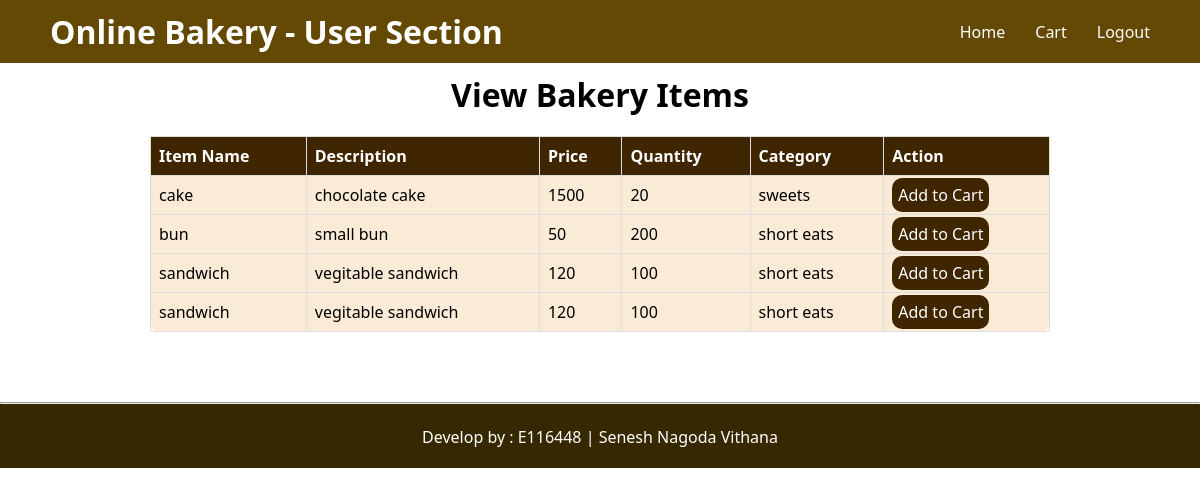
Screenshot of /user_section/home.php (signed in) with the database file from the repository.
### tables this page shows
CREATE TABLE `bakery` (
  `b_id` int(11) NOT NULL,
  `b_name` varchar(30) NOT NULL,
  `b_description` varchar(255) NOT NULL,
  `b_price` int(11) NOT NULL,
  `b_qty` int(11) NOT NULL,
  `b_category` varchar(50) NOT NULL
);

### user_section/home.php (the view, shortened to what this page needs)
<?php
include("../database/connection.php");
$sql = "SELECT * FROM bakery";
$result = mysqli_query($conn, $sql);
?>
<!DOCTYPE html>
<html lang="en">
<head>
    <link rel="stylesheet" href="style.css" />
</head>
<body>
    <div>
        <?php
        include("header.php");
        ?>
    </div>
    <div class="register_main">
        <div>
            <h1 class="title">View Bakery Items</h1>
        </div>
        <div class="view_bakery">
            <table border="1">
                <thead>
                    <tr>
                        <th>Item Name</th>
                        <th>Description</th>
                        <th>Price</th>
                        <th>Quantity</th>
                        <th>Category</th>
                        <th>Action</th>
                    </tr>
                </thead>
                <tbody>
                    <?php
                    if (mysqli_num_rows($result) > 0) {
                        while ($row = mysqli_fetch_assoc($result)) {
                            echo "<tr>";
                            echo "<td>" . htmlspecialchars($row['b_name'])  . "</td>";
                            echo "<td>" . htmlspecialchars($row['b_description'])  . "</td>";
                            echo "<td>" . htmlspecialchars($row['b_price'])  . "</td>";
                            echo "<td>" . htmlspecialchars($row['b_qty'])  . "</td>";
                            echo "<td>" . htmlspecialchars($row['b_category'])  . "</td>";
                            echo "<td>";
                            echo "<a href='home.php?cart_id=" . $row['b_id'] . "'>Add to Cart</a>";
                            echo "</td>";
                        }
                    }
                    ?>
                </tbody>
            </table>
        </div>
    </div>
    <footer class="footer">
    <hr><br>Develop by : E116448 | Senesh Nagoda Vithana
  </footer>
</body>
</html>

### user_section/header.php
<header class="nav_bar">
    <h1><a href="../index.php">Online Bakery - User Section</a></h1>
    <ul class="nav_list">
        <li><a href="home.php">Home</a></li>
        <li><a href="cart.php">Cart</a></li>
        <li><a href="logout.php">Logout</a></li>
    </ul>
</header>

### user_section/style.css (style rules this page uses)
* { margin: 0px; padding: 0px; font-family: 'Segoe UI', Tahoma, Geneva, Verdana, sans-serif; }
body { background-image: url("https://static.vecteezy.com/system/resources/previews/036/594/542/non_2x/ai-generated-cooking-class-advertisment-background-with-copy-space-free-photo.jpg"); background-repeat: no-repeat; }
.nav_bar { background-color: rgb(99, 73, 4); padding: 10px 40px; display: flex; justify-content: space-between; align-items: center; padding-left: 50px; padding-right: 50px; }
.nav_bar a { text-decoration: none; color: rgb(255, 255, 255); }
.nav_list { list-style: none; display: flex; gap: 30px; font-size: medium; }
.title { margin-top: 10px; text-align: center; }
.view_bakery { display: flex; justify-content: center; }
table { width: 75%; border-collapse: collapse; border-radius: 10px; margin: 20px 0; font-size: 16px; text-align: left; background-color: antiquewhite; }
th, td { border: 1px solid #ddd; padding: 8px; }
th { background-color: #3f2600; color: #ffffff; }
td a { background-color: #3f2600; padding: 6px; border-radius: 10px; color: #ffffff; text-decoration: none; }
.footer { text-align: center; margin-top: 50px; background-color: rgb(54, 40, 0); color: rgb(255, 255, 255); align-items: center; text-align: center; padding-bottom: 20px; }

### rows the page displays
bakery: b_name "cake", b_description "chocolate cake", b_price "1500", b_qty "20", b_category "sweets"
bakery: b_name "bun", b_description "small bun", b_price "50", b_qty "200", b_category "short eats"
bakery: b_name "sandwich", b_description "vegitable sandwich", b_price "120", b_qty "100", b_category "short eats"
bakery: b_name "sandwich", b_description "vegitable sandwich", b_price "120", b_qty "100", b_category "short eats"
